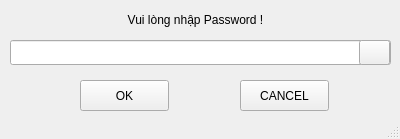
<?xml version="1.0" encoding="UTF-8"?>
<ui version="4.0">
 <class>Password</class>
 <widget class="QMainWindow" name="Password">
  <property name="geometry">
   <rect>
    <x>0</x>
    <y>0</y>
    <width>400</width>
    <height>139</height>
   </rect>
  </property>
  <property name="windowTitle">
   <string>Password Window</string>
  </property>
  <widget class="QWidget" name="centralwidget">
   <widget class="QLabel" name="label">
    <property name="geometry">
     <rect>
      <x>0</x>
      <y>10</y>
      <width>391</width>
      <height>20</height>
     </rect>
    </property>
    <property name="text">
     <string>Vui lòng nhập Password !</string>
    </property>
    <property name="alignment">
     <set>Qt::AlignCenter</set>
    </property>
   </widget>
   <widget class="QLineEdit" name="pass_input">
    <property name="geometry">
     <rect>
      <x>10</x>
      <y>40</y>
      <width>381</width>
      <height>25</height>
     </rect>
    </property>
    <property name="alignment">
     <set>Qt::AlignCenter</set>
    </property>
   </widget>
   <widget class="QPushButton" name="ok_button">
    <property name="geometry">
     <rect>
      <x>80</x>
      <y>80</y>
      <width>89</width>
      <height>31</height>
     </rect>
    </property>
    <property name="text">
     <string>OK</string>
    </property>
   </widget>
   <widget class="QPushButton" name="cancel_button">
    <property name="geometry">
     <rect>
      <x>240</x>
      <y>80</y>
      <width>89</width>
      <height>31</height>
     </rect>
    </property>
    <property name="text">
     <string>CANCEL</string>
    </property>
   </widget>
   <widget class="QPushButton" name="hide_unhide_button">
    <property name="geometry">
     <rect>
      <x>359</x>
      <y>40</y>
      <width>31</width>
      <height>25</height>
     </rect>
    </property>
    <property name="text">
     <string/>
    </property>
   </widget>
  </widget>
  <widget class="QStatusBar" name="statusbar"/>
 </widget>
 <resources/>
 <connections/>
</ui>
